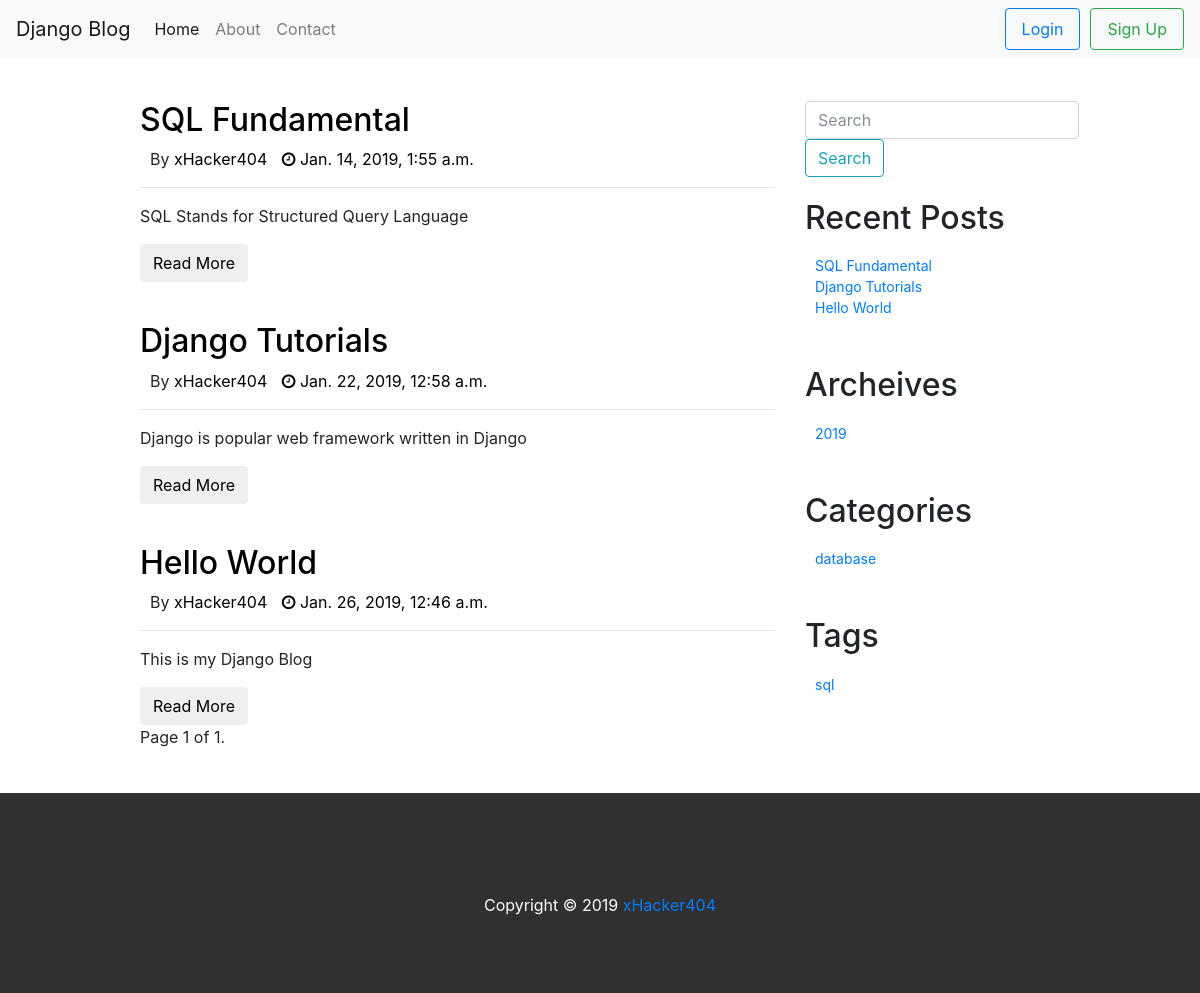
The page / on the database its author committed.
### blog/models.py (models this page shows, shortened)
class Post(models.Model):
    title = models.CharField(max_length=250,unique=True)
    content = models.CharField(max_length=1000)
    tag = models.CharField(max_length=100,default='sql')
    category = models.CharField(max_length=150, default='uncategoried')
    featured_img = models.ImageField(upload_to='featured_images', blank=True)
    author = models.ForeignKey(User,on_delete=models.CASCADE, default=1)
    published_date = models.DateTimeField(default=datetime.now())

### blog/views.py (the view)
# urls.py: path('', views.index, name="index"),
def index(request):
    post_list = Post.objects.order_by('published_date')
    paginator = Paginator(post_list, 5) # Show 5 posts per page
    page = request.GET.get('page')
    posts = paginator.get_page(page)
    my_dict = {'posts':posts}
    return render(request, 'blog/index.html', context=my_dict)

### blog/context_processors.py (called while the page is built)
def post_widget(request):
    all_posts = Post.objects.order_by('published_date')
    years = []
    tags = []
    categories = []
    for post in all_posts :
        year = post.published_date.year
        tag = post.tag
        category = post.category
        if year not in years:
            years.append(year)
        if tag not in tags:
            tags.append(tag)
        if category not in categories:
            categories.append(category)
        return {
        'all_posts':all_posts,
        'years':years,
        'tags':tags,
        'categories':categories
        }

### templates/blog/index.html (shortened to what this page needs)
<!DOCTYPE html>
{% extends 'blog/base.html'%}
{% block post_block %}
<div class="col-md-7">
	{% if posts %}
			{% for post in posts %}
		<div class="post">
        <h2><a href="/blog/posts/{{post.id}}"> {{ post.title}} </a></h2>
        <ul>
            <li>By  <a href="/blog/author/{{post.author}}">{{ post.author}}</a></li>
            <li><a href="/blog/{{post.published_date.year}}/{{post.published_date.month}}/{{post.published_date.day}}"> <i class="fa fa-clock-o" aria-hidden="true"></i> {{ post.published_date }}</a></li>
        </ul>
        <hr>
        <p>{{post.content}}</p>
        <button class="btn"><a href="/blog/posts/{{post.id}}">Read More</a></button>
    </div>
		{% endfor %}
		<div class="pagination">
    <span class="step-links">
        <span class="current">
            Page {{ posts.number }} of {{ posts.paginator.num_pages }}.
        </span>
    </span>
  </div>
		{% else %}
		<p>Sorry!! No post has been found!!!</p>
		{% endif %}
</div>
{% endblock %}

### templates/blog/base.html (shortened to what this page needs)
<!DOCTYPE html>
{% load staticfiles %}
<html lang="us">
<head>
    <link href="{% static "css/bootstrap.min.css" %}"rel="stylesheet" type="text/css">
    <link href="{% static "css/jquery-ui.css" %}" rel="stylesheet">
		<link type="text/css" rel="stylesheet" href="https://cdn.jsdelivr.net/jquery.jssocials/1.4.0/jssocials.css" />
		<link type="text/css" rel="stylesheet" href="https://cdn.jsdelivr.net/jquery.jssocials/1.4.0/jssocials-theme-classic.css"/>
    <link rel="stylesheet" href="https://cdnjs.cloudflare.com/ajax/libs/font-awesome/4.7.0/css/font-awesome.min.css">
    <link href="{% static "css/style.css" %}" rel="stylesheet" type="text/css">
</head>
<body>
		<div class="row">
        <div class="col-md-12">
            <nav class="navbar navbar-expand-lg navbar-light bg-light fixed-top">
              <a class="navbar-brand" href="{% url 'index'%}">Django Blog</a>
              <div class="collapse navbar-collapse" id="navbarSupportedContent">
                <ul class="navbar-nav mr-auto">
                  <li class="nav-item active">
                    <a class="nav-link" href="{% url 'index'%}">Home <span class="sr-only">(current)</span></a>
                  </li>
                  <li class="nav-item">
                    <a class="nav-link" href="#">About</a>
                  </li>
                  <li class="nav-item">
                    <a class="nav-link " href="#">Contact</a>
                  </li>
                </ul>
                <form class="form-inline my-2 my-lg-0">
									{% if user.is_authenticated %}
									<a class="nav-link btn btn-outline-primary" href="{% url 'blog:logout' %}" >Logout</a>
                  <h2 style="font-size:24px; padding-left:10px"> Hello {{user.username}} </h2>
									{% else %}
									<a class="nav-link btn btn-outline-primary" href="{% url 'blog:user_login' %}" >Login</a>
                  <a class="nav-link btn btn-outline-success" href="{% url 'blog:sign-up'%}" style="margin-left: 10px">Sign Up</a>
									{% endif %}
								</form>
              </div>
         </nav>
        </div>
    </div>
    <div class="container">
        <div class="row" style="margin-top:100px ">
            <div class="col-md-1" id="left-sidebar"></div>
            {% block post_block %}
            {% endblock %}
            <div class="col-md-4" id="right-sidebar">
								<form class="form-inline" method="GET" action="{% url 'blog:search_view'%}">
                    <input class="form-control mr-sm-2" type="text" name="search_box" placeholder="Search">
                    <button class="btn btn-outline-info my-2 my-sm-0" type="submit">Search</button>
               </form>
                 <div class="widget">
                    <h2>Recent Posts</h2>
										{% if all_posts %}
										<ul>
											{% for post in all_posts %}
                        <li> <a href="/blog/posts/{{post.id}}">{{post.title}}</a> </li>
                    	{% endfor %}
										</ul>
										{% else %}
										<p>No Recent Post!</p>
										{% endif %}
                </div>
                <div class="widget">
                    <h2>Archeives</h2>
                    <ul>
											  {% for year in years %}
												<li> <a href="/blog/{{ year }}" />{{ year }}</a> </li>
                        {% endfor %}
                    </ul>
                </div>
                <div class="widget">
                    <h2>Categories</h2>
                    <ul>
											{% for category in categories %}
											<li> <a href="/blog/category/{{ category }}" />{{ category }}</a> </li>
											{% endfor %}
                    </ul>
                </div>
                <div class="widget">
                    <h2>Tags</h2>
                    <ul>
											{% for tag in tags %}
											<li> <a href="/blog/tag/{{ tag }}" />{{ tag }}</a> </li>
											{% endfor %}
                    </ul>
                </div>
            </div>
        </div>
    </div>
    <div class="row">
            <div class="col-md-12">
                <footer>
                    Copyright &copy; 2019 <a href="http://xHacker404.com">xHacker404</a>
                </footer>
            </div>
    </div>
</body>
</html>

### static/css/style.css (style rules this page uses)
.widget { margin-top:22px; }
.widget ul { padding: 10px; display:inline-block; }
.widget ul li { list-style-type:none; display: block; color:blue; font-size:14px; margin-left:0; }
.post:first-child { margin-top:0px; }
.post { margin-top:40px; }
.post a { text-decoration: none; color: black; }
.post ul { padding: 0; }
.post ul li { list-style: none; display: inline; margin-left:10px; }
footer { background:#303030; color:white; text-align: center; padding:100px; height:200px; margin-top:44px; }

### rows shown on the page
Post: title "SQL Fundamental", author "xHacker404", published_date "Jan. 14, 2019, 1:55 a.m.", content "SQL Stands for Structured Query Language", categories "database", tags "sql"
Post: title "Django Tutorials", author "xHacker404", published_date "Jan. 22, 2019, 12:58 a.m.", content "Django is popular web framework written in Django"
Post: title "Hello World", author "xHacker404", published_date "Jan. 26, 2019, 12:46 a.m.", content "This is my Django Blog"

### other values the page prints
{{ posts.number }} "1"
{{ posts.paginator.num_pages }} "1"
{{ year }} "2019"
